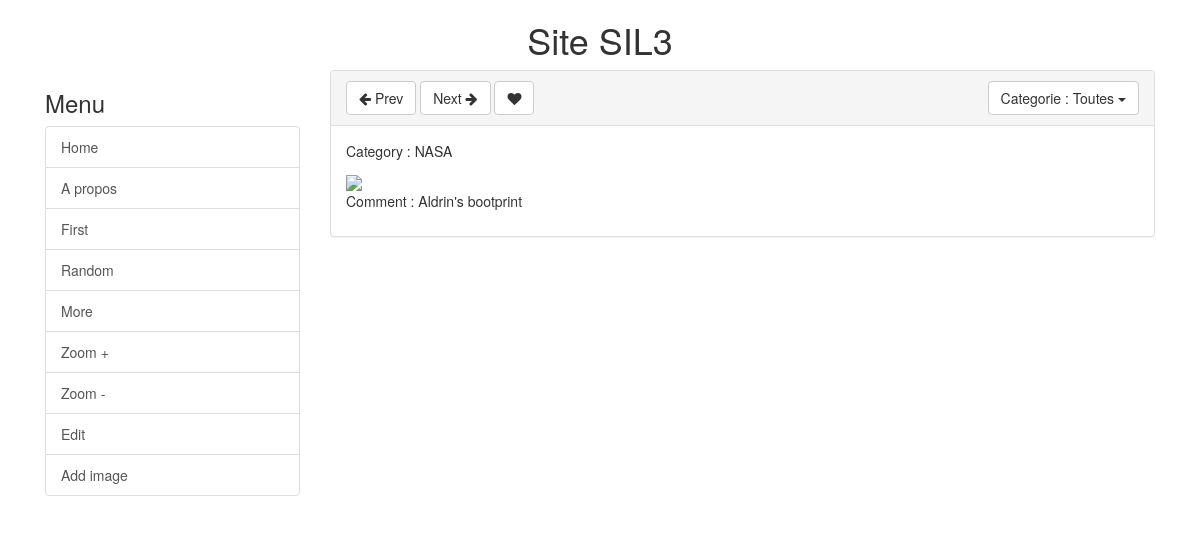
Before: /index.php?controller=photo&action=indexAction with the older database file.
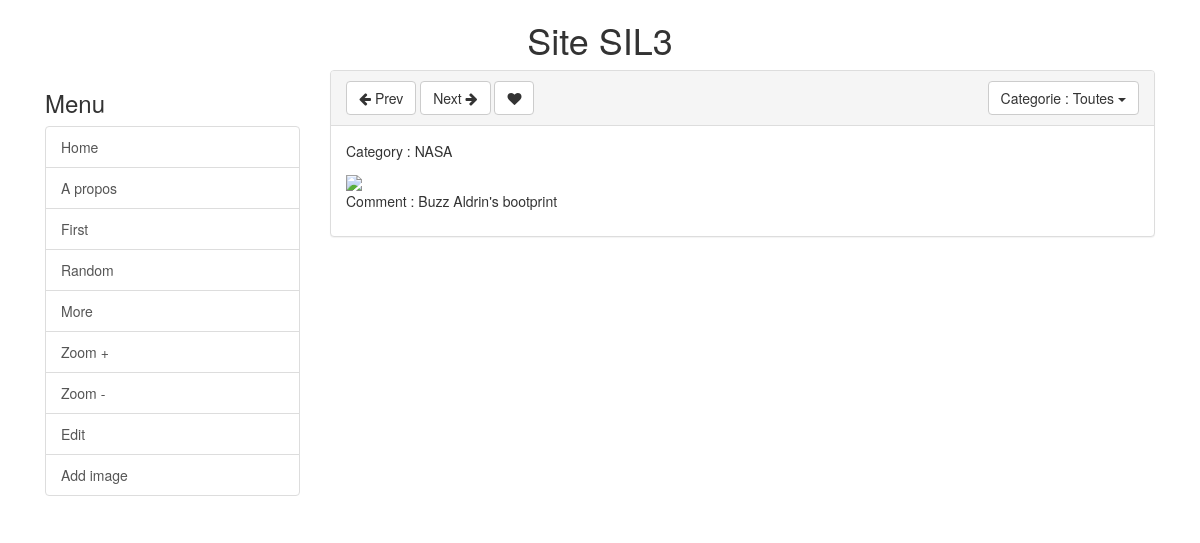
After: the same page with the newer database file.
### tables this page shows
CREATE TABLE `image` (
  `id` int(11) NOT NULL,
  `path` varchar(1024) DEFAULT NULL,
  `category` varchar(64) DEFAULT NULL,
  `comment` varchar(1024) DEFAULT NULL
);

### model/imageDAO.php (called while the page is built, shortened)
<?php
require_once("image.php");
class ImageDAO {
	private $db;
	public function __construct() {
		try {
			$this->db = new PDO("mysql:host=".SERVER_NAME.";dbname=".DATABASE_NAME, USERNAME, USER_PASSWORD);
			$this->db->setAttribute(PDO::ATTR_ERRMODE, PDO::ERRMODE_EXCEPTION);
		} catch (PDOException $e) {
			die ("Erreur : ".$e->getMessage());
		}
	}
	public function size() : int {
		return $this->db->query('SELECT count(*) FROM image')->fetch(PDO::FETCH_NUM)[0];
	}
	public function getImage(int $imgId) : Image{
		if(!($imgId >= 1 and $imgId <= $this->size())) {
			debug_print_backtrace();
			die("<H1>Erreur dans ImageDAO.getImage: imgId=$imgId incorrect</H1>");
		}
		$s = $this->db->prepare('SELECT * FROM image WHERE id=:id');
		$s->execute(array("id" => $imgId));
		if ($s) {
			$img = $s->fetch();
		} else {
			print "Error in getImage. id=".$imgId."<br/>";
			$err= $this->db->errorInfo();
			print $err[2]."<br/>";
		}
		return new Image(URL_PATH."/".$img["path"], $imgId, $img["category"], $img["comment"]);
	}
	public function getFirstImage(string $category = null) : Image {
		if ($category != null){
			$s = $this->db->prepare('SELECT id FROM image WHERE category = :category LIMIT 1');
			$s->execute(array("category" => $category));
			return $this->getImage($s->fetch(PDO::FETCH_COLUMN));
		}else{
			return $this->getImage(1);
		}
	}
	public function getCategorieList() : array{
		$s = $this->db->prepare('SELECT DISTINCT category FROM image ORDER BY category');
		$s->execute();
		return $s->fetchAll(PDO::FETCH_COLUMN);
	}
}

### controller/photo.php (called while the page is built, shortened)
<?php
require_once("model/image.php");
require_once("model/imageDAO.php");
class Photo {
	private $imgDAO;
	public function __construct(){
		$this->imgDAO = new ImageDAO();
	}
	private function getData(Image $img, int $imgSize = null) : array{
		if ($imgSize == null){
			if (isset($_GET["size"]) && is_numeric($_GET["size"])) {
				$imgSize = $_GET["size"];
			} else {
				$imgSize = DEFAULT_SIZE;
			}
		}
		$data["imgSize"] = $imgSize;
		$data["imgUrl"] = $img->getURL();
		$data["imgId"] = $img->getId();
		$data["imgComment"] = $img->getComment();
		$data["imgCategory"] = $img->getCategory();
		$category = $this->getCategoryQuery();
		$data["selectedCategory"] = $category;
		$categories = $this->imgDAO->getCategorieList();
		$data["availableCategories"] = $categories;
		$imgId = $img->getId();
		$urlCategory = urlencode($category);
		$data["menu"]['Home'] = "index.php";
		$data["menu"]['A propos'] = "index.php?controller=home&action=aproposAction";
		$data["menu"]['First'] = "index.php?controller=photo&action=firstAction&size=$imgSize&category=$urlCategory";
		$data["menu"]['Random'] = "index.php?controller=photo&action=randomAction&size=$imgSize&category=$urlCategory";
		$data["menu"]['More'] = "index.php?controller=photoMatrix&imgId=$imgId&nbImg=2&category=$urlCategory";
		$data["menu"]['Zoom +'] = "index.php?controller=photo&action=zoomAction&imgId=$imgId&size=$imgSize&zoom=1.25&category=$urlCategory";
		$data["menu"]['Zoom -'] = "index.php?controller=photo&action=zoomAction&imgId=$imgId&size=$imgSize&zoom=0.75&category=$urlCategory";
		$data["menu"]['Edit'] = "index.php?controller=photo&action=editAction&imgId=$imgId&size=$imgSize&category=$urlCategory";
		$data["menu"]['Add image'] = "index.php?controller=photo&action=editAction";
		return $data;
	}
	private function getCategoryQuery() : string {
		$categories = $this->imgDAO->getCategorieList();
		$category = "";
		return $category;
	}
	public function indexAction(){
		$this->firstAction();
	}
	public function firstAction(){
		$img = $this->imgDAO->getFirstImage($this->getCategoryQuery());
		$data = $this->getData($img);
		$data["view"] = "photoView.php";
		require_once("view/mainView.php");
	}
}

### model/image.php (called while the page is built, shortened)
<?php
class Image {
	private $url = "";
	private $id = 0;
	private $category = "";
	private $comment = "";
	public function __construct(string $u, int $id, string $cat, string $com) {
		$this->url = $u;
		$this->id = $id;
		$this->category = $cat;
		$this->comment = $com;
	}
	public function getURL() : string {
		return $this->url;
	}
	public function getId() : int {
		return $this->id;
	}
	public function getCategory() : string {
		return $this->category;
	}
	public function getComment() : string {
		return $this->comment;
	}
}

### view/photoView.php (the view, shortened to what this page needs)
<div class="panel panel-default">
	<div class="panel-heading">
		<a class="btn btn-default" href="index.php?controller=photo&action=prevAction&imgId=<?= $data["imgId"] ?>&size=<?= $data["imgSize"] ?>&category=<?= urlencode($data["selectedCategory"]) ?>"><i class="fa fa-arrow-left" aria-hidden="true"></i> Prev</a>
		<a class="btn btn-default" href="index.php?controller=photo&action=nextAction&imgId=<?= $data["imgId"] ?>&size=<?= $data["imgSize"] ?>&category=<?= urlencode($data["selectedCategory"]) ?>">Next <i class="fa fa-arrow-right" aria-hidden="true"></i></a>
		<a class="btn btn-default center like" id="<?php echo $data["imgId"]; ?>" onclick="likeImg(this, <?php echo $data["imgId"]; ?>)" style="cursor: pointer;"><i class="fa fa-heart" aria-hidden="true"></i></a>
		<span id="categories" class="dropdown pull-right">
			<button class="btn btn-default dropdown-toggle" type="button" data-toggle="dropdown">
				Categorie : <span class=""><?= $data["selectedCategory"] ?: "Toutes" ?></span>
				<span class="caret"></span>
			</button>
		</span>
	</div>
	<div class="panel-body">
		<p>Category : <?= $data["imgCategory"] ?></p>
		<a href="index.php?controller=photo&action=zoomAction&zoom=1.25&imgId=<?= $data["imgId"] ?>&size=<?= $data["imgSize"] ?>&category=<?= urlencode($data["selectedCategory"]) ?>">
			<img src="<?= $data["imgUrl"] ?>" width="<?= $data["imgSize"] ?>">
		</a>
		<p>Comment : <?= $data["imgComment"] ?></p>
	</div>
</div>

### index.php (shortened to what this page needs)
<?php
if (isset($_GET["controller"])) {
	$controller_to_run = $_GET["controller"];
} else {
	$controller_to_run = "home";
}
if (isset($_GET["action"])) {
	$action = $_GET["action"];
} else {
	$action = "indexAction";
}
$isValidController = false;
$controllerFile = $controller_to_run.".php";
$controllerDirectoryPath = "controller";
$controllerDirectory = opendir($controllerDirectoryPath);
if ($controllerDirectory) {
	while (($file = readdir($controllerDirectory)) !== false && !$isValidController) {
		if ($file === $controllerFile){
			$isValidController = true;
		}
	}
}
if ($isValidController){
	$controllerClassName = $controller_to_run;
	if (class_exists($controllerClassName)) {
		$controller = new $controllerClassName();
		if (method_exists($controller, $action)) {
			$controller->$action();
		} else {
			die("<b>### Erreur : la methode '$action' du controleur '$controllerClassName' du fichier '$controllerFile' n'existe pas</b>
				</br>Conseil : verifiez l'orthographe du nom de cette methode dans le fichier $controllerFile.");
		}
	} else {
		die("<b>### Erreur : la classe du controleur '$controllerClassName' du fichier $controllerFile n'existe pas</b>
			</br>Conseil : verifiez l'orthographe du nom de cette classe dans le fichier $controllerFile.");
	}
} else{
	die("<b>### Erreur : le fichier $controllerFile est absent</b>
		</br>Conseil : il faut creer ce fichier, verifier son nom ou verifier le lien du bouton
		en particulier la valeur de la variable 'controller' dans l'URL.");
}

### view/mainView.php (shortened to what this page needs)
<!DOCTYPE html>
<html lang="fr">
<head>
	<link rel="stylesheet" href="view/lib/bootstrap/css/bootstrap.min.css">
	<link rel="stylesheet" href="view/lib/font-awesome/css/font-awesome.min.css">
	<link rel="stylesheet" type="text/css" href="view/style.css" media="screen" title="Normal" />
</head>
<body>
	<header class="container">
		<h1>Site SIL3</h1>
	</header>
	<div class="container">
		<nav class="col-md-3">
			<h3>Menu</h3>
			<div class="list-group">
				<?php
				foreach ($data["menu"] as $item => $act) {
					?>
					<a class="list-group-item" href="<?= $act ?>"><?= $item ?></a>
					<?php
				}
				?>
		</nav>
		<div class="col-md-9" id="corps">
			<?php require_once $data["view"]; ?>
		</div>
	</div>
</body>
</html>

### view/style.css (style rules this page uses)
header { text-align: center; }
.center { text-align: center; }

Changed rows visible on the page:
changed image "NASA": comment "Aldrin's bootprint" → "Buzz Aldrin's bootprint"
